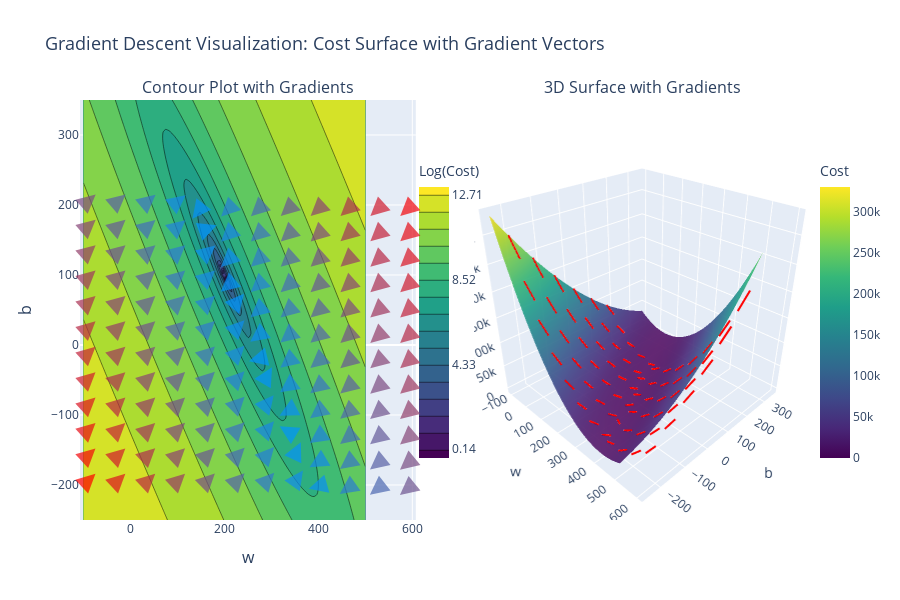

Notebook source saved alongside this figure:
### Markdown cell above
Above, the left plot shows $\frac{\partial J(w,b)}{\partial w}$ or the slope of the cost curve relative to $w$ at three points. On the right side of the plot, the derivative is positive, while on the left it is negative. Due to the 'bowl shape', the derivatives will always lead gradient descent toward the bottom where the gradient is zero.
 
The left plot has fixed $b=100$. Gradient descent will utilize both $\frac{\partial J(w,b)}{\partial w}$ and $\frac{\partial J(w,b)}{\partial b}$ to update parameters. The 'quiver plot' on the right provides a means of viewing the gradient of both parameters. The arrow sizes reflect the magnitude of the gradient at that point. The direction and slope of the arrow reflects the ratio of $\frac{\partial J(w,b)}{\partial w}$ and $\frac{\partial J(w,b)}{\partial b}$ at that point.
Note that the gradient points *away* from the minimum. Review equation (3) above. The scaled gradient is *subtracted* from the current value of $w$ or $b$. This moves the parameter in a direction that will reduce cost.

### Code cell
fig = plotly_plt_gradients_surface(x_train, y_train, compute_cost, compute_gradient)
fig.show()
